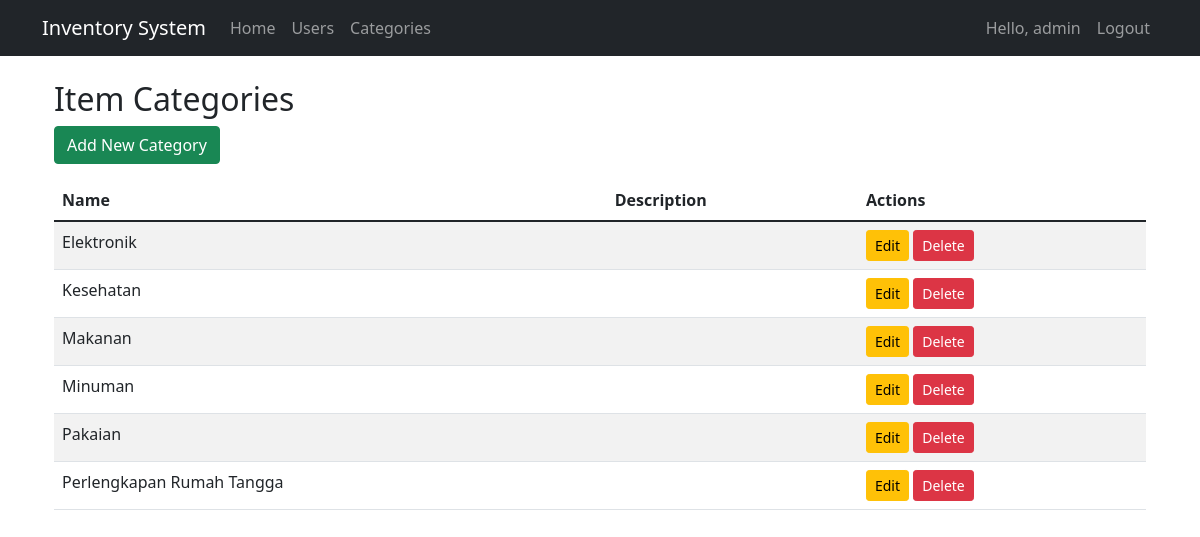
Page /categories/ (signed in) on the earlier database version.
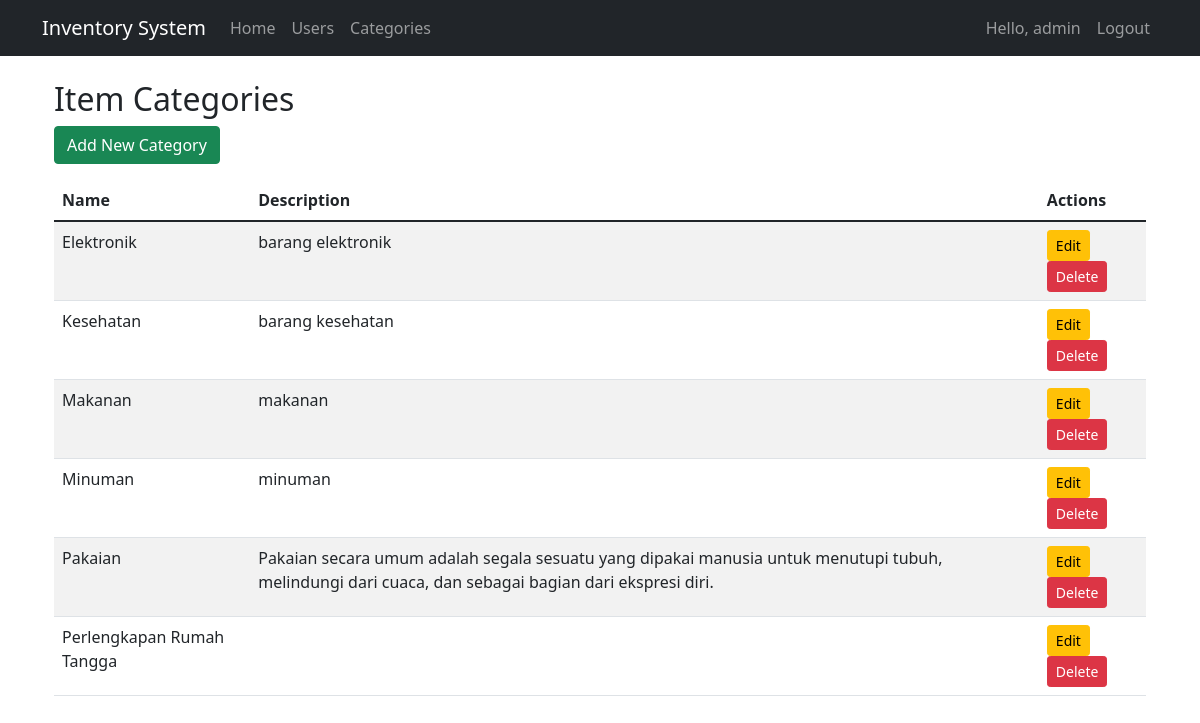
Same page on the later database version.
### accounts/models.py (models this page shows, shortened)
class CustomUser(AbstractUser):
    phone_number = models.CharField(max_length=20, blank=True)
    department = models.CharField(max_length=100, blank=True)
    groups = models.ManyToManyField(
        'auth.Group',
        verbose_name='groups',
        blank=True,
        help_text='The groups this user belongs to. A user will get all permissions granted to each of their groups.',
        related_name="customuser_set",  # Tambahkan ini
        related_query_name="user",
    )
    user_permissions = models.ManyToManyField(
        'auth.Permission',
        verbose_name='user permissions',
        blank=True,
        help_text='Specific permissions for this user.',
        related_name="customuser_set",  # Tambahkan ini
        related_query_name="user",
    )

### main/models.py (models this page shows, shortened)
class ItemCategory(models.Model):
    name = models.CharField(max_length=100)
    description = models.TextField(blank=True)

### main/views.py (the view)
# urls.py: path('categories/', views.category_list, name='category_list'),
@login_required
def category_list(request):
    categories = ItemCategory.objects.all().order_by('name')
    return render(request, 'main/category_list.html', {'categories': categories})

### templates/main/category_list.html (shortened to what this page needs)
{% extends 'base.html' %}
{% block content %}
<div class="container">
    <h2>Item Categories</h2>
    <a href="{% url 'main:category_create' %}" class="btn btn-success mb-3">Add New Category</a>
    <table class="table table-striped">
        <thead>
            <tr>
                <th>Name</th>
                <th>Description</th>
                <th>Actions</th>
            </tr>
        </thead>
        <tbody>
            {% for category in categories %}
            <tr>
                <td>{{ category.name }}</td>
                <td>{{ category.description }}</td>
                <td>
                    <a href="{% url 'main:category_update' category.pk %}" class="btn btn-sm btn-warning">Edit</a>
                    <a href="{% url 'main:category_delete' category.pk %}" class="btn btn-sm btn-danger">Delete</a>
                </td>
            </tr>
            {% endfor %}
        </tbody>
    </table>
</div>
{% endblock %}

### templates/base.html (shortened to what this page needs)
<!DOCTYPE html>
<html lang="en">
<head>
    <link href="https://cdn.jsdelivr.net/npm/bootstrap@5.1.3/dist/css/bootstrap.min.css" rel="stylesheet">
</head>
<body>
    <nav class="navbar navbar-expand-lg navbar-dark bg-dark">
        <div class="container">
            <a class="navbar-brand" href="{% url 'main:home' %}">Inventory System</a>
            <div class="collapse navbar-collapse" id="navbarNav">
                <ul class="navbar-nav me-auto">
                    {% if user.is_authenticated %}
                        <li class="nav-item">
                            <a class="nav-link" href="{% url 'main:home' %}">Home</a>
                        </li>
                        {% if user.is_superuser %}
                            <li class="nav-item">
                                <a class="nav-link" href="{% url 'user_list' %}">Users</a>
                            </li>
                        {% endif %}
                        <li class="nav-item">
                            <a class="nav-link" href="{% url 'main:category_list' %}">Categories</a>
                        </li>
                    {% endif %}
                </ul>
                <ul class="navbar-nav">
                    {% if user.is_authenticated %}
                        <li class="nav-item">
                            <span class="nav-link">Hello, {{ user.username }}</span>
                        </li>
                        <li class="nav-item">
                            <a class="nav-link" href="{% url 'logout' %}">Logout</a>
                        </li>
                    {% endif %}
                </ul>
            </div>
        </div>
    </nav>
    <div class="container mt-4">
        {% block content %}{% endblock %}
    </div>
</body>
</html>

Differences in the rows shown:
changed ItemCategory "Elektronik": description (not shown) → "barang elektronik"
changed ItemCategory "Kesehatan": description (not shown) → "barang kesehatan"
changed ItemCategory "Makanan": description (not shown) → "makanan"
changed ItemCategory "Minuman": description (not shown) → "minuman"
changed ItemCategory "Pakaian": description (not shown) → "Pakaian secara umum adalah segala sesuatu yang dipakai manusia untuk menutupi tubuh, melindungi dari cuaca, dan sebagai bagian dari ekspresi diri."
